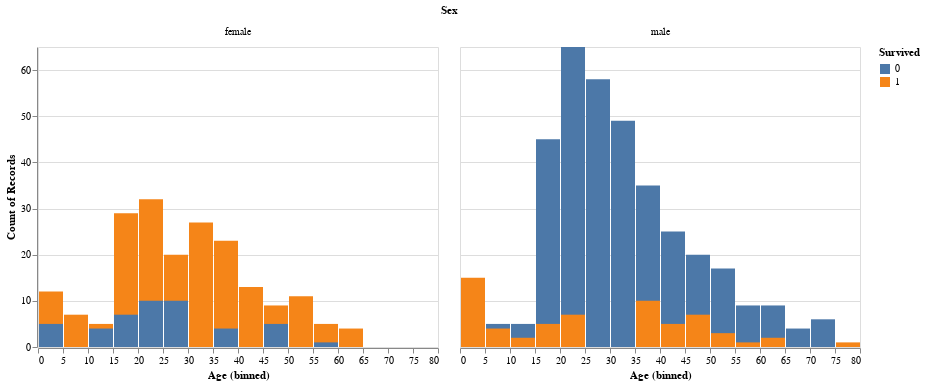

The code cell stored with this chart in its notebook:
### Markdown cell above
From this we can see that more female survived than male since there were more than 200 that survived compared to only about 100 males survived).
Furthermore, more than 400 males did not survive compared to just under 100 females survived.

After some further research, it seems that the rule for loading the lifeboats was woman and children first. If this was the case, we'd expect the percentage of those with younger ages to have survived more than the percentage of adults/older people if children were prioritized. Let's see if this is the case

### Code cell
(
    alt.Chart(training_data_selected)
    .mark_bar()
    .encode(
        x= alt.X("Age", bin=alt.Bin(maxbins=30)),
        y=alt.Y("count()", stack=False),
        color = 'Survived:N'
    )
    .facet('Sex')
)

### Figure 1 — Vega-Lite specification as saved in the notebook (floating-point values rounded to 4 significant figures; data arrays with more than 128 entries replaced by an {"elided": "..."} marker saying what was removed)
{"config": {"view": {"continuousWidth": 400, "continuousHeight": 300}}, "data": {"name": "data-5a541273e0b07becc36e35ccb59d3b57"}, "facet": {"field": "Sex", "type": "nominal"}, "spec": {"mark": "bar", "encoding": {"color": {"field": "Survived", "type": "nominal"}, "x": {"bin": {"maxbins": 30}, "field": "Age", "type": "quantitative"}, "y": {"aggregate": "count", "stack": false, "type": "quantitative"}}}, "$schema": "https://vega.github.io/schema/vega-lite/v4.17.0.json", "datasets": {"data-5a541273e0b07becc36e35ccb59d3b57": {"elided": "891 records"}}}
